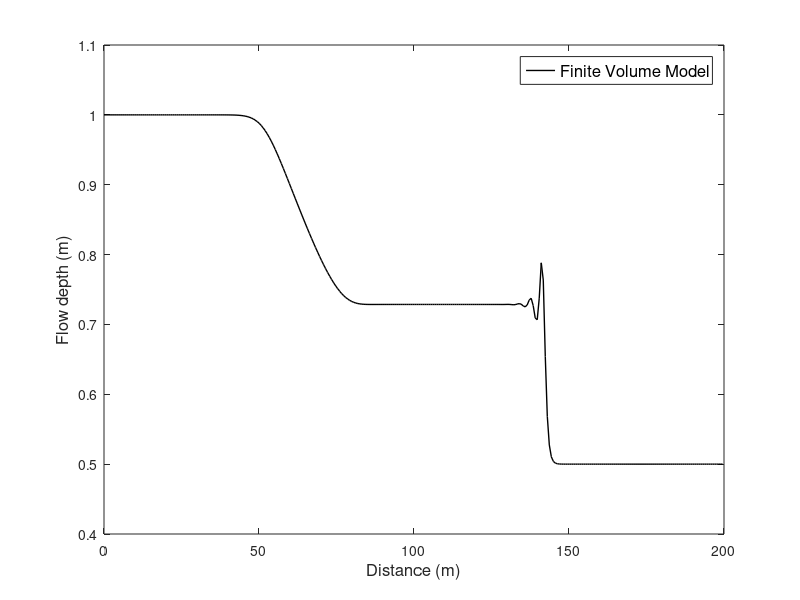

MATLAB code to generate this figure:
clc
close all
clear all 

% input parameters
L = 200;       % space domain
Tfinal = 15;   % final time
g = 9.81;      % gravity
d = 0;

hu= 1;
hd= 0.5;

dx= 0.65;
x = 0:dx:L;       % discretized space
Nx= length(x);    % number of space points

% x1/2 x1 x3/2 x2 ..... xj-1/2 xj xj+1/2 ..... xNx xNx+1/2
% u1/2 eta1 u3/2 eta2 .... uj-1/2 etaj uj+1/2 ... etaNx uNx+1/2
% grid matlab:
% u1 eta1 u2 eta2... uj etaj uj+1 .. etaNx uNx+1
% size for u[Nx+1,Nt] and eta[Nx,Nt]

% initial condition
for i =1:Nx 
    u(i,1)=0;
    
    if x(i)<=100
        e(i,1) = hu;
    else
        e(i,1) = hd;
    end
    
    h(i,1)=e(i,1)+d;
end

Cn= 0.6;
dt= dx/sqrt(g*max(h));
t = 0:dt:Tfinal;  % discretized time
Nt= length(t);    % number of space points

% boundary condition
u(Nx+1,1)=0;
u(1,1:Nt)=0;
u(Nx+1,1:Nt)=0;

eps=0.15;

for j=2:Nt
    
    q(1)=u(1,j-1)*h(1,j-1);
    for i=2:Nx
        if u(i,j-1)>=0
            h1(i,j-1)=h(i-1,j-1);
        else
            h1(i,j-1)=h(i,j-1);
        end
        q(i) = u(i,j-1)*h1(i,j-1);
    end
    q(Nx+1)=u(Nx+1,j-1)*h1(Nx,j-1);
    
    for i=1:Nx
        e(i,j)=e(i,j-1)+dt/dx*(q(i)-q(i+1));
        h(i,j)=e(i,j)+d;
    end
    
    % filter (e_t = eps*e_xx)
    for i=2:Nx-1
        e(i,j)=e(i,j)+dt*(eps*(e(i+1,j)-2*e(i,j)+e(i-1,j)))/(dx^2);
    end
    
    for i=2:Nx
        % if boussinesq term is on
        F(i,j-1)=u(i,j-1)-(h(i,j)^2*(u(i+1,j-1)-2*u(i,j-1)+u(i-1,j-1))/(3*dx^2));
        B2(i,j-1)=-1*(u(i,j-1)*(h(i,j)^3)*(u(i+1,j-1)-2*u(i,j-1)+u(i-1,j-1))/(3*dx^2));
        B3(i,j-1)=1*(h(i,j)^3 *((u(i+1,j-1)-u(i-1,j-1))/(2*dx))^2)/3;
        
%         % if boussinesq term is off
%         F(i,j-1)=u(i,j-1); %b1 off
%         B2(i,j-1)=0;
%         B3(i,j-1)=0;
    end

    for i=2:Nx
        q_bar(i)=(q(i)+q(i-1))/2;
        h_bar(i)=(h(i,j)+h(i-1,j))/2;
    end
    
    for i=2:Nx-1
        if h(i,j)>0||h(i-1,j)>0
            % calculate uu_x
            if q_bar(i)>=0
                uux(i,j-1)=q_bar(i)*(u(i,j-1)-u(i-1,j-1))/(h_bar(i)*dx);
            else
                uux(i,j-1)=q_bar(i+1)*(u(i+1,j-1)-u(i,j-1))/(h_bar(i)*dx);
            end
        else
            uux(i,j-1)=0;
        end
    end
    
    % calculate F_n+1
    for i=2:Nx-1
        if h_bar(i)>0
            F(i,j)=F(i,j-1)-dt*((g*(e(i,j)-e(i-1,j))/dx)+uux(i,j-1)+...
                ((B2(i,j-1)+B3(i,j-1)-B2(i-1,j-1)-B3(i-1,j-1))/(dx*h_bar(i))));
        else
            F(i,j)=0;
        end
    end
    F(2,j)=F(2,j)+h(1,j)^2/(3*dx^2)*u(1,j-1);
    F(Nx,j)=F(Nx,j)+h(Nx,j)^2/(3*dx^2)*u(Nx+1,j-1); 
    
    for i=1:Nx-1
        a(i)= -h(i,j)^2/(3*dx^2);      %A(i,i-1)
        b(i)= 1+(2*h(i,j)^2)/(3*dx^2); %A(i,i)
        c(i)= a(i);                    %A(i,i+i)
    end
    
    n=Nx-1;
    Fn = zeros(1,n);
    for i=1:n
        Fn(i)=F(i+1,j);% reshape F into 1 x Nx-1
    end
    
    for k=1:Nx-2
        if b(k)>0
            p=a(k+1)/b(k);
        else
            p=0;
        end
        b(k+1)=b(k+1)-p*c(k);
        Fn(k+1)=Fn(k+1)-p*Fn(k);
        a(k+1)=0;
    end
    
    ubaru(n)=Fn(n)/b(n);
    for k=Nx-2:-1:1
        ubaru(k)=(Fn(k)-c(k)*ubaru(k+1))/b(k);
    end
    
    % update u value
    u(1,j)=u(1,j-1);
    u(2:Nx,j)=ubaru(1:Nx-1);
    u(Nx+1,j)=u(Nx+1,j-1);
   
    % filter (u_t = eps*u_xx)
    for i=2:Nx
        u(i,j)=u(i,j)+dt*(eps*(u(i+1,j)-2*u(i,j)+u(i-1,j)))/(dx^2);
    end
    
    for i=1:Nx
        H(i) = h(i,j);
    end

end

plot(x,H,'k-','LineWidth',1)
axis([0 200 0.4 1.1])
xlabel('Distance (m)','fontsize',12)
ylabel('Flow depth (m)','fontsize',12)
legend('Finite Volume Model','fontsize',12)
